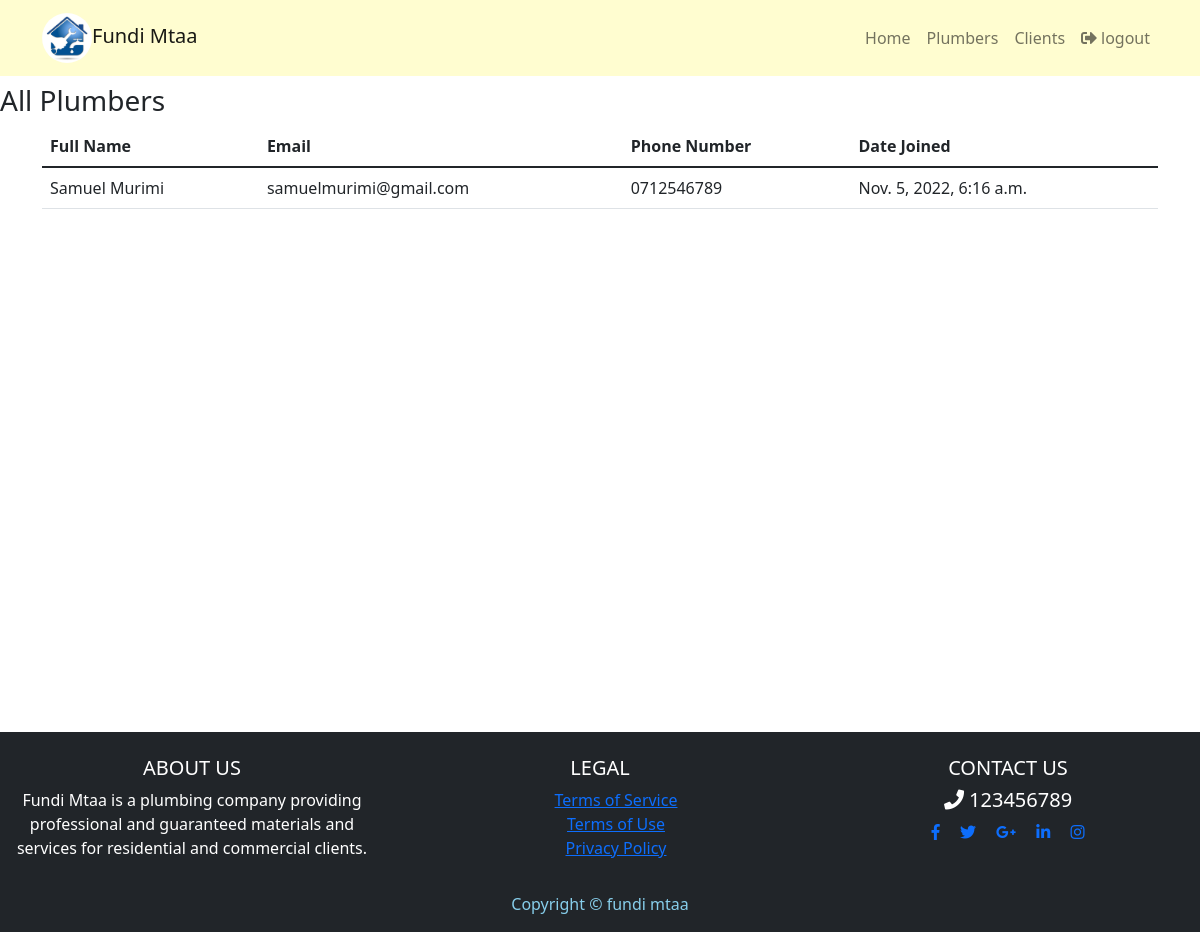
Screenshot of /allplumbers (signed in) with the database file from the repository.
### accounts/models.py (models this page shows, shortened)
class Account(AbstractBaseUser):
    ROLES = [
        ('admin', 'admin'),
        ('client', 'client'),
        ('plumber', 'plumber'),
    ]
    id = models.UUIDField(primary_key=True, default=uuid.uuid4, editable=False)
    fullName = models.CharField(max_length=200)
    email = models.EmailField(max_length=254, unique=True)
    phoneNumber = models.CharField(max_length=20, unique=True)
    role = models.CharField(max_length=30,choices=ROLES)
    county = models.CharField(max_length=200, null=True, blank=True)
    date_joined = models.DateTimeField(
        verbose_name='date joined', auto_now_add=True)
    last_login = models.DateTimeField(verbose_name='last login', auto_now=True)
    is_admin = models.BooleanField(default=False)
    is_active = models.BooleanField(default=True)
    is_staff = models.BooleanField(default=False)
    is_superuser = models.BooleanField(default=False)
    USERNAME_FIELD = 'email'
    REQUIRED_FIELDS = ['fullName', 'phoneNumber', 'role']
    objects = AccountManager()

### jobs/views.py (the view)
# urls.py: path('allplumbers',views.get_all_plumbers,name="get_all_plumbers"),
@login_required(login_url='login_view')
def get_all_plumbers(request):
    context = {}
    plumbers = Account.objects.filter(role="plumber")
    context['plumbers'] = plumbers
    return render(request, 'jobs/allPlumbers.html', context)

### templates/jobs/allPlumbers.html
{% extends 'base.html' %}
{% load static %}
{% block content %}
    <link rel="stylesheet" href="{% static 'css/style.css' %}">
    {% include 'partials/navbar.html' %}
    <main>
        <h3 class="mt-2">All Plumbers</h3>
        <div class="container">
            <table class="table">
                <thead>
                    <th scope="col">Full Name</th>
                    <th scope="col">Email</th>
                    <th scope="col">Phone Number</th>
                    <th scope="col">Date Joined</th>
                </thead>
                <tbody>
                    {% for plumber in plumbers %}
                        <tr>
                            <td>{{plumber.fullName}}</td>
                            <td>{{plumber.email}}</td>
                            <td>{{plumber.phoneNumber}}</td>
                            <td>{{plumber.date_joined}}</td>
                        </tr>
                    {% endfor %}
                </tbody>
            </table>
        </div>
    </main>
    {% include 'partials/footer.html' %}
{% endblock content %}

### static/css/style.css (style rules this page uses)
main { min-height: 80vh; }

### rows the page displays
Account: fullName "Samuel Murimi", email "samuelmurimi@gmail.com", phoneNumber "0712546789", date_joined "Nov. 5, 2022, 6:16 a.m."
